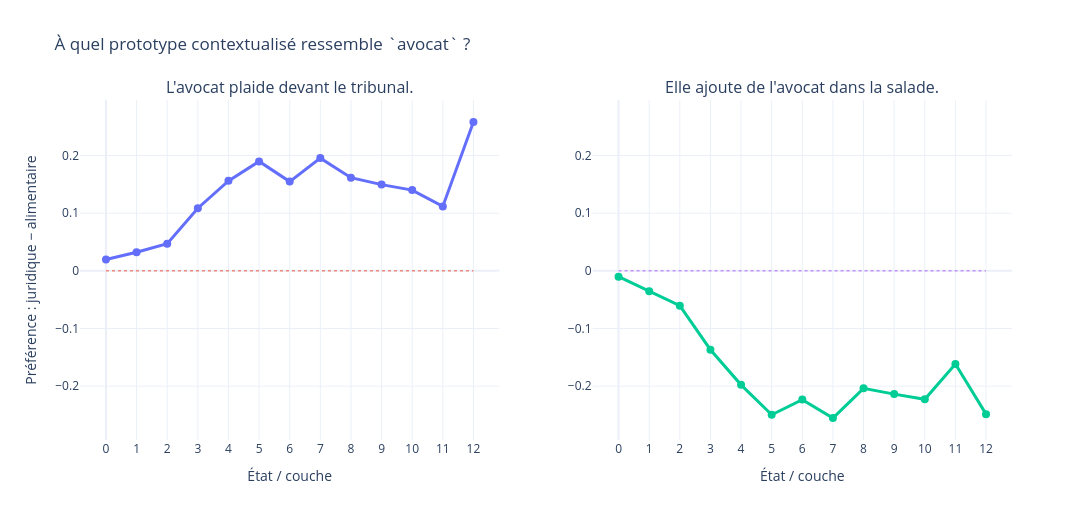
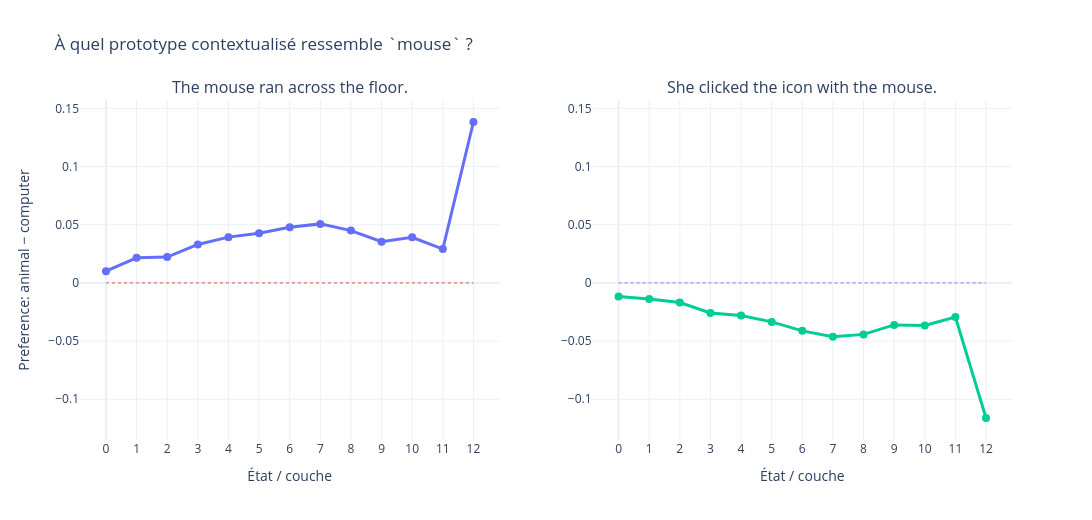
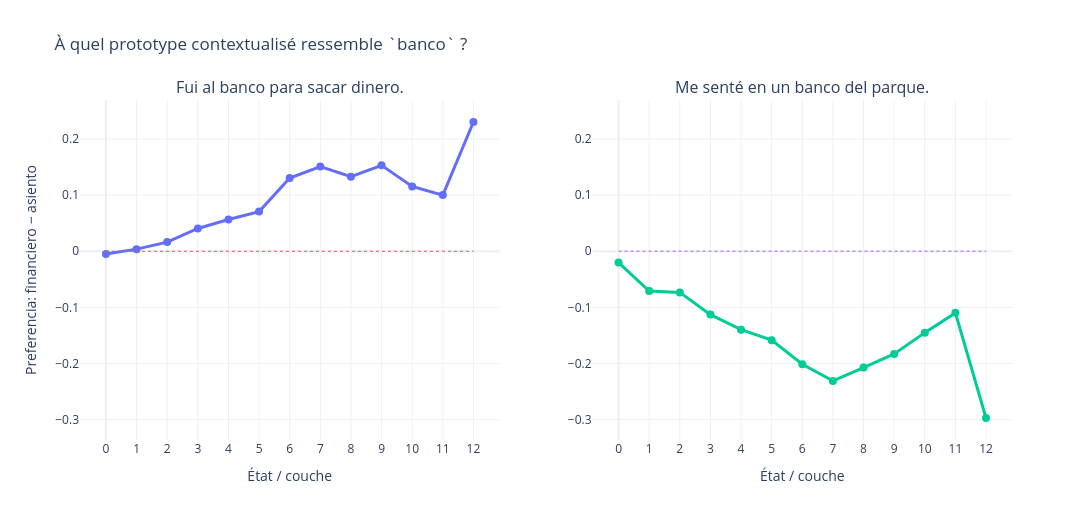

Notebook code cell kept with these figures, in order:
### Code cell
# ============================================================
# 5 — Plot contextual preference trajectories
# avocat / mouse / banco
# ============================================================

import numpy as np
import plotly.graph_objects as go

from plotly.subplots import make_subplots


# ------------------------------------------------------------
# Shared layer labels
# ------------------------------------------------------------

layers = np.arange(13)

layer_labels = np.array(
    ["Représentation initiale"] +
    [f"Couche {i}" for i in layers[1:]]
)


# ------------------------------------------------------------
# Plot one experiment at a time
# ------------------------------------------------------------

for experiment_name, experiment in experiments.items():

    experiment_results = results[experiment_name]

    contexts = list(experiment["contexts"].keys())

    positive_family = experiment_results["positive_family"]
    negative_family = experiment_results["negative_family"]

    scores = experiment_results["scores"]
    preferences = experiment_results["preferences"]

    # --------------------------------------------------------
    # Create side-by-side plots
    # --------------------------------------------------------

    fig = make_subplots(
        rows=1,
        cols=2,
        subplot_titles=[
            experiment["contexts"][context]
            for context in contexts
        ],
    )

    # --------------------------------------------------------
    # Add one context per subplot
    # --------------------------------------------------------

    for col, context in enumerate(contexts, start=1):

        hover = [
            [
                layer_labels[i],
                scores[context][positive_family][i],
                scores[context][negative_family][i],
            ]
            for i in layers
        ]

        fig.add_trace(
            go.Scatter(
                x=layers,
                y=preferences[context],
                mode="lines+markers",
                name=context,
                showlegend=False,
                marker=dict(size=8),
                line=dict(width=3),
                customdata=hover,
                hovertemplate=(
                    "<b>%{customdata[0]}</b><br>"
                    + f"{positive_family}=%{{customdata[1]:.4f}}<br>"
                    + f"{negative_family}=%{{customdata[2]:.4f}}<br>"
                    + "Préférence=%{y:+.4f}"
                    + "<extra></extra>"
                ),
            ),
            row=1,
            col=col,
        )

        # Zero preference reference line
        fig.add_trace(
            go.Scatter(
                x=[layers.min(), layers.max()],
                y=[0, 0],
                mode="lines",
                line=dict(
                    dash="dot",
                    width=1,
                ),
                showlegend=False,
                hoverinfo="skip",
            ),
            row=1,
            col=col,
        )

    # --------------------------------------------------------
    # Axes
    # --------------------------------------------------------

    fig.update_xaxes(
        title_text="État / couche",
        dtick=1,
    )

    fig.update_yaxes(
        title_text=experiment["preference_label"],
        col=1,
    )

    fig.update_yaxes(
        matches="y",
        col=2,
    )

    # --------------------------------------------------------
    # Layout
    # --------------------------------------------------------

    fig.update_layout(
        template="plotly_white",
        height=520,
        width=1200,
        hovermode="x unified",
        title=(
            f"À quel prototype contextualisé ressemble "
            f"`{experiment['word']}` ?"
        ),
    )

    fig.show()

### Figure 1 — Plotly figure (JSON) as saved in the notebook; plotly's stock layout.template omitted (floating-point values rounded to 4 significant figures)
{"data": [{"customdata": [["Représentation initiale", 0.9974, 0.9777], ["Couche 1", 0.9896, 0.9574], ["Couche 2", 0.9862, 0.939], ["Couche 3", 0.9882, 0.8796], ["Couche 4", 0.9853, 0.8292], ["Couche 5", 0.9861, 0.7962], ["Couche 6", 0.9903, 0.8355], ["Couche 7", 0.9894, 0.7939], ["Couche 8", 0.9864, 0.8248], ["Couche 9", 0.9843, 0.8348], ["Couche 10", 0.9872, 0.8471], ["Couche 11", 0.9925, 0.8807], ["Couche 12", 0.9582, 0.7]], "hovertemplate": "<b>%{customdata[0]}</b><br>⚖️ Juridique=%{customdata[1]:.4f}<br>🥑 Alimentaire=%{customdata[2]:.4f}<br>Préférence=%{y:+.4f}<extra></extra>", "line": {"width": 3}, "marker": {"size": 8}, "mode": "lines+markers", "name": "⚖️ Justice", "showlegend": false, "type": "scatter", "x": [0, 1, 2, 3, 4, 5, 6, 7, 8, 9, 10, 11, 12], "xaxis": "x", "y": [0.01963, 0.03222, 0.04712, 0.1086, 0.1561, 0.1898, 0.1548, 0.1955, 0.1616, 0.1496, 0.1401, 0.1117, 0.2582], "yaxis": "y"}, {"hoverinfo": "skip", "line": {"dash": "dot", "width": 1}, "mode": "lines", "showlegend": false, "type": "scatter", "x": [0, 12], "xaxis": "x", "y": [0, 0], "yaxis": "y"}, {"customdata": [["Représentation initiale", 0.9715, 0.9815], ["Couche 1", 0.9355, 0.9709], ["Couche 2", 0.9111, 0.9716], ["Couche 3", 0.8273, 0.9641], ["Couche 4", 0.7586, 0.9563], ["Couche 5", 0.6956, 0.9452], ["Couche 6", 0.7148, 0.9381], ["Couche 7", 0.6815, 0.9367], ["Couche 8", 0.7362, 0.94], ["Couche 9", 0.7363, 0.9501], ["Couche 10", 0.7301, 0.9529], ["Couche 11", 0.7995, 0.9611], ["Couche 12", 0.5899, 0.8384]], "hovertemplate": "<b>%{customdata[0]}</b><br>⚖️ Juridique=%{customdata[1]:.4f}<br>🥑 Alimentaire=%{customdata[2]:.4f}<br>Préférence=%{y:+.4f}<extra></extra>", "line": {"width": 3}, "marker": {"size": 8}, "mode": "lines+markers", "name": "🥑 Cuisine", "showlegend": false, "type": "scatter", "x": [0, 1, 2, 3, 4, 5, 6, 7, 8, 9, 10, 11, 12], "xaxis": "x2", "y": [-0.01008, -0.03541, -0.06051, -0.1368, -0.1977, -0.2497, -0.2233, -0.2552, -0.2038, -0.2138, -0.2229, -0.1616, -0.2485], "yaxis": "y2"}, {"hoverinfo": "skip", "line": {"dash": "dot", "width": 1}, "mode": "lines", "showlegend": false, "type": "scatter", "x": [0, 12], "xaxis": "x2", "y": [0, 0], "yaxis": "y2"}], "layout": {"annotations": [{"font": {"size": 16}, "showarrow": false, "text": "L'avocat plaide devant le tribunal.", "x": 0.225, "xanchor": "center", "xref": "paper", "y": 1, "yanchor": "bottom", "yref": "paper"}, {"font": {"size": 16}, "showarrow": false, "text": "Elle ajoute de l'avocat dans la salade.", "x": 0.775, "xanchor": "center", "xref": "paper", "y": 1, "yanchor": "bottom", "yref": "paper"}], "height": 520, "hovermode": "x unified", "title": {"text": "À quel prototype contextualisé ressemble `avocat` ?"}, "width": 1200, "xaxis": {"anchor": "y", "domain": [0, 0.45], "dtick": 1, "title": {"text": "État / couche"}}, "xaxis2": {"anchor": "y2", "domain": [0.55, 1], "dtick": 1, "title": {"text": "État / couche"}}, "yaxis": {"anchor": "x", "domain": [0, 1], "title": {"text": "Préférence : juridique − alimentaire"}}, "yaxis2": {"anchor": "x2", "domain": [0, 1], "matches": "y"}}}

### Figure 2 — Plotly figure (JSON) as saved in the notebook; plotly's stock layout.template omitted (floating-point values rounded to 4 significant figures)
{"data": [{"customdata": [["Représentation initiale", 0.9887, 0.9787], ["Couche 1", 0.9793, 0.9578], ["Couche 2", 0.9847, 0.9625], ["Couche 3", 0.9849, 0.9518], ["Couche 4", 0.9851, 0.9457], ["Couche 5", 0.982, 0.9393], ["Couche 6", 0.9843, 0.9364], ["Couche 7", 0.9842, 0.9335], ["Couche 8", 0.9778, 0.9328], ["Couche 9", 0.9839, 0.9485], ["Couche 10", 0.9844, 0.9452], ["Couche 11", 0.9905, 0.9614], ["Couche 12", 0.9147, 0.7764]], "hovertemplate": "<b>%{customdata[0]}</b><br>🐭 Animal=%{customdata[1]:.4f}<br>🖱️ Computer=%{customdata[2]:.4f}<br>Préférence=%{y:+.4f}<extra></extra>", "line": {"width": 3}, "marker": {"size": 8}, "mode": "lines+markers", "name": "🐭 Animal", "showlegend": false, "type": "scatter", "x": [0, 1, 2, 3, 4, 5, 6, 7, 8, 9, 10, 11, 12], "xaxis": "x", "y": [0.01003, 0.02153, 0.0222, 0.03306, 0.03933, 0.04274, 0.04785, 0.0507, 0.04496, 0.03542, 0.03921, 0.0291, 0.1382], "yaxis": "y"}, {"hoverinfo": "skip", "line": {"dash": "dot", "width": 1}, "mode": "lines", "showlegend": false, "type": "scatter", "x": [0, 12], "xaxis": "x", "y": [0, 0], "yaxis": "y"}, {"customdata": [["Représentation initiale", 0.9749, 0.9865], ["Couche 1", 0.9567, 0.9705], ["Couche 2", 0.9555, 0.9724], ["Couche 3", 0.9462, 0.972], ["Couche 4", 0.9423, 0.9704], ["Couche 5", 0.9371, 0.9707], ["Couche 6", 0.9349, 0.9761], ["Couche 7", 0.9271, 0.9733], ["Couche 8", 0.9291, 0.9733], ["Couche 9", 0.9437, 0.9798], ["Couche 10", 0.944, 0.9805], ["Couche 11", 0.9526, 0.982], ["Couche 12", 0.7413, 0.8574]], "hovertemplate": "<b>%{customdata[0]}</b><br>🐭 Animal=%{customdata[1]:.4f}<br>🖱️ Computer=%{customdata[2]:.4f}<br>Préférence=%{y:+.4f}<extra></extra>", "line": {"width": 3}, "marker": {"size": 8}, "mode": "lines+markers", "name": "🖱️ Computer", "showlegend": false, "type": "scatter", "x": [0, 1, 2, 3, 4, 5, 6, 7, 8, 9, 10, 11, 12], "xaxis": "x2", "y": [-0.01162, -0.01388, -0.01687, -0.02585, -0.02806, -0.03351, -0.04121, -0.04623, -0.04423, -0.03611, -0.0366, -0.02935, -0.1161], "yaxis": "y2"}, {"hoverinfo": "skip", "line": {"dash": "dot", "width": 1}, "mode": "lines", "showlegend": false, "type": "scatter", "x": [0, 12], "xaxis": "x2", "y": [0, 0], "yaxis": "y2"}], "layout": {"annotations": [{"font": {"size": 16}, "showarrow": false, "text": "The mouse ran across the floor.", "x": 0.225, "xanchor": "center", "xref": "paper", "y": 1, "yanchor": "bottom", "yref": "paper"}, {"font": {"size": 16}, "showarrow": false, "text": "She clicked the icon with the mouse.", "x": 0.775, "xanchor": "center", "xref": "paper", "y": 1, "yanchor": "bottom", "yref": "paper"}], "height": 520, "hovermode": "x unified", "title": {"text": "À quel prototype contextualisé ressemble `mouse` ?"}, "width": 1200, "xaxis": {"anchor": "y", "domain": [0, 0.45], "dtick": 1, "title": {"text": "État / couche"}}, "xaxis2": {"anchor": "y2", "domain": [0.55, 1], "dtick": 1, "title": {"text": "État / couche"}}, "yaxis": {"anchor": "x", "domain": [0, 1], "title": {"text": "Preference: animal − computer"}}, "yaxis2": {"anchor": "x2", "domain": [0, 1], "matches": "y"}}}

### Figure 3 — Plotly figure (JSON) as saved in the notebook; plotly's stock layout.template omitted (floating-point values rounded to 4 significant figures)
{"data": [{"customdata": [["Représentation initiale", 0.975, 0.9798], ["Couche 1", 0.9532, 0.9494], ["Couche 2", 0.9569, 0.9407], ["Couche 3", 0.949, 0.9085], ["Couche 4", 0.9347, 0.8781], ["Couche 5", 0.9214, 0.8508], ["Couche 6", 0.9548, 0.8244], ["Couche 7", 0.9324, 0.7815], ["Couche 8", 0.9444, 0.8117], ["Couche 9", 0.964, 0.811], ["Couche 10", 0.9719, 0.8564], ["Couche 11", 0.9649, 0.8649], ["Couche 12", 0.8274, 0.5971]], "hovertemplate": "<b>%{customdata[0]}</b><br>🏦 Financiero=%{customdata[1]:.4f}<br>🪑 Asiento=%{customdata[2]:.4f}<br>Préférence=%{y:+.4f}<extra></extra>", "line": {"width": 3}, "marker": {"size": 8}, "mode": "lines+markers", "name": "🏦 Finanzas", "showlegend": false, "type": "scatter", "x": [0, 1, 2, 3, 4, 5, 6, 7, 8, 9, 10, 11, 12], "xaxis": "x", "y": [-0.004809, 0.003769, 0.01627, 0.04053, 0.05652, 0.07063, 0.1304, 0.1509, 0.1327, 0.153, 0.1155, 0.1, 0.2303], "yaxis": "y"}, {"hoverinfo": "skip", "line": {"dash": "dot", "width": 1}, "mode": "lines", "showlegend": false, "type": "scatter", "x": [0, 12], "xaxis": "x", "y": [0, 0], "yaxis": "y"}, {"customdata": [["Représentation initiale", 0.9703, 0.9905], ["Couche 1", 0.9085, 0.9793], ["Couche 2", 0.9077, 0.9809], ["Couche 3", 0.8614, 0.9743], ["Couche 4", 0.831, 0.9706], ["Couche 5", 0.8075, 0.9659], ["Couche 6", 0.7735, 0.9748], ["Couche 7", 0.7495, 0.9804], ["Couche 8", 0.7724, 0.9796], ["Couche 9", 0.7997, 0.9827], ["Couche 10", 0.8413, 0.9863], ["Couche 11", 0.8745, 0.9843], ["Couche 12", 0.6268, 0.9239]], "hovertemplate": "<b>%{customdata[0]}</b><br>🏦 Financiero=%{customdata[1]:.4f}<br>🪑 Asiento=%{customdata[2]:.4f}<br>Préférence=%{y:+.4f}<extra></extra>", "line": {"width": 3}, "marker": {"size": 8}, "mode": "lines+markers", "name": "🪑 Parque", "showlegend": false, "type": "scatter", "x": [0, 1, 2, 3, 4, 5, 6, 7, 8, 9, 10, 11, 12], "xaxis": "x2", "y": [-0.02021, -0.07077, -0.07328, -0.1129, -0.1396, -0.1583, -0.2013, -0.231, -0.2072, -0.183, -0.145, -0.1098, -0.297], "yaxis": "y2"}, {"hoverinfo": "skip", "line": {"dash": "dot", "width": 1}, "mode": "lines", "showlegend": false, "type": "scatter", "x": [0, 12], "xaxis": "x2", "y": [0, 0], "yaxis": "y2"}], "layout": {"annotations": [{"font": {"size": 16}, "showarrow": false, "text": "Fui al banco para sacar dinero.", "x": 0.225, "xanchor": "center", "xref": "paper", "y": 1, "yanchor": "bottom", "yref": "paper"}, {"font": {"size": 16}, "showarrow": false, "text": "Me senté en un banco del parque.", "x": 0.775, "xanchor": "center", "xref": "paper", "y": 1, "yanchor": "bottom", "yref": "paper"}], "height": 520, "hovermode": "x unified", "title": {"text": "À quel prototype contextualisé ressemble `banco` ?"}, "width": 1200, "xaxis": {"anchor": "y", "domain": [0, 0.45], "dtick": 1, "title": {"text": "État / couche"}}, "xaxis2": {"anchor": "y2", "domain": [0.55, 1], "dtick": 1, "title": {"text": "État / couche"}}, "yaxis": {"anchor": "x", "domain": [0, 1], "title": {"text": "Preferencia: financiero − asiento"}}, "yaxis2": {"anchor": "x2", "domain": [0, 1], "matches": "y"}}}
